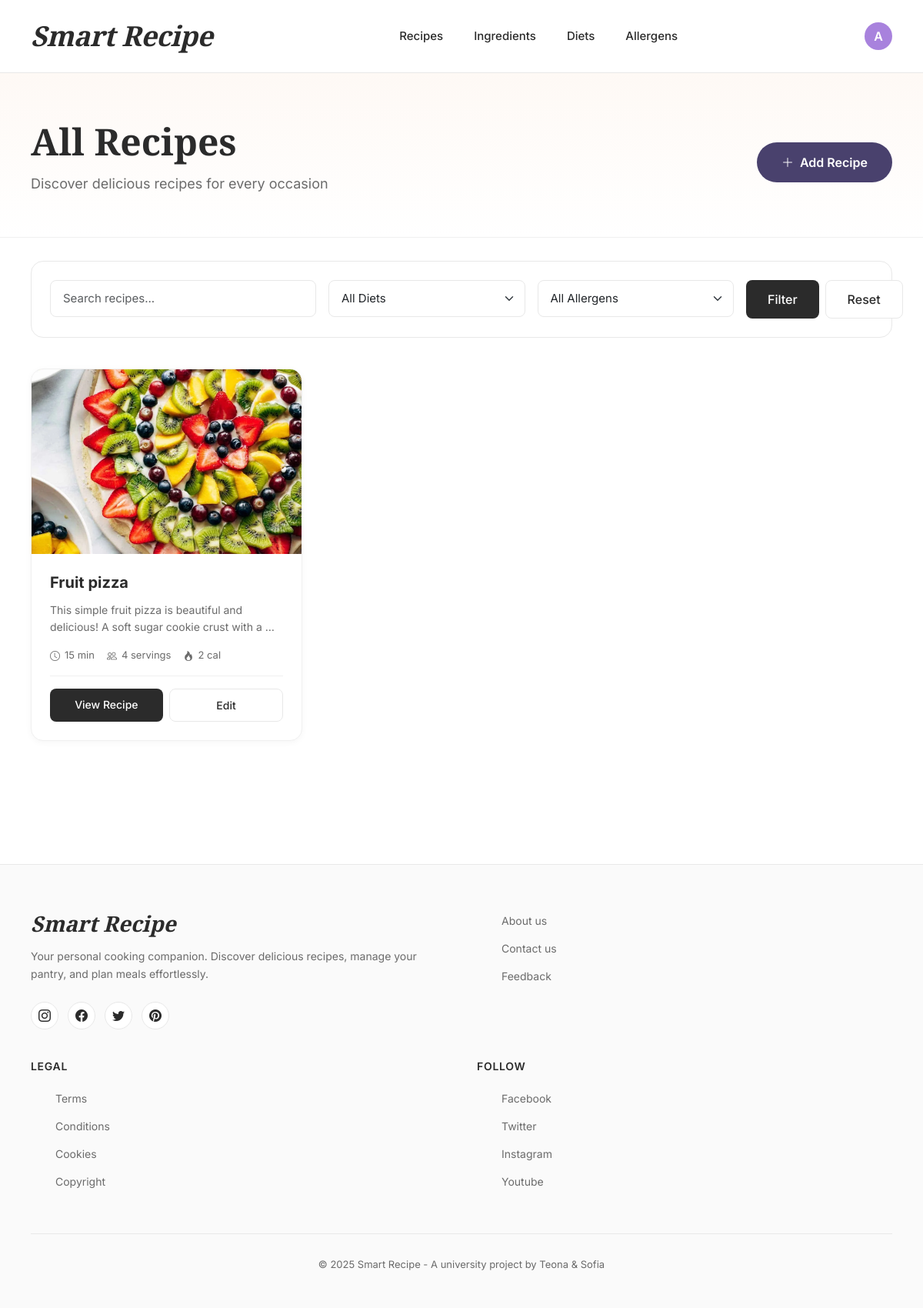
Page /recipes/ (signed in) on the committed database.
### smart_recipe_app/models.py (models this page shows, shortened)
class Recipe(models.Model):
    name = models.CharField(max_length=200)
    description = models.TextField(blank=True)
    no_of_servings = models.PositiveIntegerField(default=1)
    preparation_time = models.PositiveIntegerField(help_text="Minutes")
    image = models.ImageField(upload_to='recipes/', blank=True, null=True)
    ingredients = models.ManyToManyField(Ingredient, through='RecipeIngredientRelation', related_name='recipes')  # ingredient.recipes.all()
    @property
    def total_calories(self):
        return sum(ingredient_per_recipe.calories for ingredient_per_recipe in self.recipe_ingredients.all())
    @property
    def calories_per_serving(self):
        if self.no_of_servings:
            return self.total_calories / self.no_of_servings
        return None

class RecipeIngredientRelation(models.Model):
    recipe = models.ForeignKey(Recipe, on_delete=models.CASCADE, related_name='recipe_ingredients')  # recipe.recipe_ingredients.all()
    ingredient = models.ForeignKey(Ingredient, on_delete=models.CASCADE, related_name='ingredient_recipes')  # ingredients.ingredient_recipes.all()
    quantity = models.FloatField(validators=[MinValueValidator(0.000001)], help_text="Amount in ingredient.base_unit (e.g., 200 g, 2 piece)")    # how many of the base_units (like 4 bananas)
    class Meta:
        unique_together = ('recipe', 'ingredient')
    @property
    def calories(self):
        return self.quantity * self.ingredient.calories_per_one_unit

class Ingredient(models.Model):
    UNIT_CHOICES = [
        ('g', 'grams (g)'),
        ('ml', 'milliliters (ml)'),
        ('pcs', 'pieces'),
        ('tsp', 'teaspoon'),
        ('tbsp', 'tablespoon'),
        ('cup', 'cup'),
    ]
    name = models.CharField(max_length=100, unique=True)
    base_unit = models.CharField(max_length=20, choices=UNIT_CHOICES,
                                 help_text="Mass units like kilograms (kg), grams (g), liters (l) and etc.")
    base_amount = models.FloatField(validators=[MinValueValidator(0.000001)], help_text="Amount of base_unit used for calorie calculation (e.g. 100 g, 100 ml, 1 piece)")
    calories_per_base_amount = models.FloatField(validators=[MinValueValidator(0)], help_text="Calories for the base amount (e.g. kcal per 100 g)")
    allergens = models.ManyToManyField(Allergen, blank=True, related_name='ingredients')  # allergen.ingredients.all()
    diets = models.ManyToManyField(Diet, through='IngredientDietRelation', related_name='ingredients')  # diet.ingredients.all()
    @property
    def calories_per_one_unit(self):
        return self.calories_per_base_amount / self.base_amount

### smart_recipe_app/views.py (the view)
# urls.py: path("recipes/", views.recipe_list, name="recipe_list"),
@login_required
def recipe_list(request):
    qs = Recipe.objects.prefetch_related("recipe_ingredients__ingredient").order_by("name")
    qs = qs.exclude(recipe_ingredients__isnull=True).distinct()
    diet_id = request.GET.get("diet_id")
    allergen_id = request.GET.get("allergen_id")
    q = request.GET.get("q")
    if diet_id:
        qs = Recipe.recipes_for_diet(diet_id).prefetch_related("recipe_ingredients__ingredient").order_by("name")
    if allergen_id:
        qs = qs.exclude(recipe_ingredients__ingredient__allergens__id=allergen_id).distinct()
    if q:
        qs = qs.filter(Q(name__icontains=q) | Q(description__icontains=q)).distinct()
    diets = Diet.objects.all().order_by("name")
    allergens = Allergen.objects.all().order_by("name")
    wishlist, _ = Wishlist.objects.get_or_create(user=request.user)
    wishlist_recipe_ids = set(wishlist.recipes.values_list("id", flat=True))
    today_plan, _ = DailyPlan.objects.get_or_create(
        user=request.user,
        date=date.today(),
        defaults={"wanted_calories": 2000}
    )
    daily_plan_recipe_ids = set(today_plan.recipes.values_list("id", flat=True))
    return render(request, "recipes/recipes.html", {
        "recipes": qs,
        "diets": diets,
        "allergens": allergens,
        "selected_diet_id": diet_id,
        "selected_allergen_id": allergen_id,
        "q": q or "",
        "wishlist_recipe_ids": wishlist_recipe_ids,
        "daily_plan_recipe_ids": daily_plan_recipe_ids,
    })

### smart_recipe_app/templatetags/helpers.py (called while the page is built)
@register.filter
def has_group(user, group_name):
    return user.is_authenticated and user.groups.filter(name=group_name).exists()

### smart_recipe_app/templates/recipes/recipes.html (shortened to what this page needs)
{% extends 'common/base.html' %}
{% load helpers %}
{% load static %}
{% block content %}
    <section class="recipes-hero">
        <div class="hero-container">
            <div class="d-flex justify-content-between align-items-center flex-wrap gap-3">
                <div>
                    <h1 class="page-title">All Recipes</h1>
                    <p class="page-subtitle">Discover delicious recipes for every occasion</p>
                </div>
                {% if user|has_group:"Admin" %}
                    <a href="{% url 'recipe_create' %}" class="btn-add">
                        <i class="bi bi-plus-lg me-2"></i>Add Recipe
                    </a>
                {% endif %}
            </div>
        </div>
    </section>
    <div class="recipes-container">
        <div class="filter-bar">
            <form method="get">
                <div class="row g-3">
                    <div class="col-md-4">
                        <input type="text" name="q" class="form-control" placeholder="Search recipes..."
                               value="{{ q }}">
                    </div>
                    <div class="col-md-3">
                        <select name="diet_id" class="form-select">
                            <option value="">All Diets</option>
                        </select>
                    </div>
                    <div class="col-md-3">
                        <select name="allergen_id" class="form-select">
                            <option value="">All Allergens</option>
                        </select>
                    </div>
                    <div class="col-md-2 d-flex gap-2">
                        <button class="btn-filter flex-fill" type="submit">Filter</button>
                        <a class="btn-reset flex-fill" href="{% url 'recipe_list' %}">Reset</a>
                    </div>
                </div>
            </form>
        </div>
        {% if recipes %}
            <div class="recipes-grid">
                {% for r in recipes %}
                    <div class="recipe-card">
                        <div class="recipe-image-wrap">
                            {% if r.image %}
                                <img src="{{ r.image.url }}" alt="{{ r.name }}" class="recipe-image">
                            {% else %}
                                <div class="recipe-placeholder">
                                    <i class="bi bi-image" style="font-size: 48px;"></i>
                                </div>
                            {% endif %}
                        </div>
                        <div class="recipe-body">
                            <a href="{% url 'recipe_detail' r.id %}" class="recipe-title">{{ r.name }}</a>
                            {% if r.description %}
                                <p class="recipe-desc">{{ r.description|truncatewords:15 }}</p>
                            {% else %}
                                <p class="recipe-desc" style="font-style: italic; opacity: 0.6;">No description
                                    provided</p>
                            {% endif %}
                            <div class="recipe-meta">
                                <div class="meta-item">
                                    <i class="bi bi-clock"></i>
                                    <span>{{ r.preparation_time }} min</span>
                                </div>
                                <div class="meta-item">
                                    <i class="bi bi-people"></i>
                                    <span>{{ r.no_of_servings }} servings</span>
                                </div>
                                <div class="meta-item">
                                    <i class="bi bi-fire"></i>
                                    <span>
                            {% if r.calories_per_serving %}
                                {{ r.calories_per_serving|floatformat:0 }} cal
                            {% else %}
                                -
                            {% endif %}
                        </span>
                                </div>
                            </div>
                            <div class="recipe-footer">
                                <a href="{% url 'recipe_detail' r.id %}" class="btn-view">View Recipe</a>
                                {% if user|has_group:"Admin" %}
                                    <a href="{% url 'recipe_edit' r.id %}" class="btn-edit">Edit</a>
                                {% endif %}
                            </div>
                        </div>
                    </div>
                {% endfor %}
            </div>
        {% endif %}
    </div>
{% endblock %}

### smart_recipe_app/templates/common/base.html (shortened to what this page needs)
{% load static %}
{% load helpers %}
<html lang="en">
<head>
    <link href="https://cdn.jsdelivr.net/npm/bootstrap@5.3.2/dist/css/bootstrap.min.css" rel="stylesheet">
    <link rel="stylesheet" href="https://cdn.jsdelivr.net/npm/bootstrap-icons@1.11.1/font/bootstrap-icons.css">
</head>
<body>
    <header class="clean-header">
        <div class="header-container">
            <a href="{% url 'index' %}" class="logo-text">Smart Recipe</a>
        {% if user.is_authenticated %}
            <nav class="header-nav">
                {% if user|has_group:"Admin" %}
                    <a href="{% url 'recipe_list' %}" class="nav-link">Recipes</a>
                    <a href="{% url 'ingredient_list' %}" class="nav-link">Ingredients</a>
                    <a href="{% url 'diet_list' %}" class="nav-link">Diets</a>
                    <a href="{% url 'allergen_list' %}" class="nav-link">Allergens</a>
                {% endif %}
            </nav>
            <div class="header-actions">
                <div class="dropdown user-menu">
                    <button class="user-btn dropdown-toggle" type="button" data-bs-toggle="dropdown" aria-expanded="false">
                        <div class="user-avatar">
                            {{ user.username|first|upper }}
                        </div>
                    </button>
                </div>
            </div>
            {% else %}
            <div class="header-actions">
                <a href="{% url 'login' %}" class="nav-link">Login</a>
            </div>
            {% endif %}
        </div>
    </header>
    <main>
        {% block content %}{% endblock %}
    </main>
    <footer class="clean-footer">
        <div class="footer-container">
            <div class="footer-content">
                <div class="footer-brand">
                    <h3>Smart Recipe</h3>
                    <p>Your personal cooking companion. Discover delicious recipes, manage your pantry, and plan meals effortlessly.</p>
                    <div class="social-links">
                        <a href="#" class="social-link" aria-label="Instagram">
                            <i class="bi bi-instagram"></i>
                        </a>
                        <a href="#" class="social-link" aria-label="Facebook">
                            <i class="bi bi-facebook"></i>
                        </a>
                        <a href="#" class="social-link" aria-label="Twitter">
                            <i class="bi bi-twitter"></i>
                        </a>
                        <a href="#" class="social-link" aria-label="Pinterest">
                            <i class="bi bi-pinterest"></i>
                        </a>
                    </div>
                </div>
                <div class="footer-section">
                    <ul class="footer-links">
                        <li><a href="#">About us</a></li>
                        <li><a href="#">Contact us</a></li>
                        <li><a href="#">Feedback</a></li>
                    </ul>
                </div>
                <div class="footer-section">
                    <h4>Legal</h4>
                    <ul class="footer-links">
                        <li><a href="#">Terms</a></li>
                        <li><a href="#">Conditions</a></li>
                        <li><a href="#">Cookies</a></li>
                        <li><a href="#">Copyright</a></li>
                    </ul>
                </div>
                <div class="footer-section">
                    <h4>Follow</h4>
                    <ul class="footer-links">
                        <li><a href="#">Facebook</a></li>
                        <li><a href="#">Twitter</a></li>
                        <li><a href="#">Instagram</a></li>
                        <li><a href="#">Youtube</a></li>
                    </ul>
                </div>
            </div>
            <div class="footer-bottom">
                <p>&copy; 2025 Smart Recipe - A university project by Teona & Sofia</p>
            </div>
        </div>
    </footer>
</body>
</html>

### smart_recipe_app/templates/common/base.html (style rules this page uses)
:root { --vintage-grape: #49416D; --bright-lavender: #A882DD; --sweet-salmon: #E08D79; --honeydew: #E0EFDE; --icy-aqua: #B3F2DD; --text-dark: #2b2b2b; --text-muted: #6b6b6b; }
* { margin: 0; padding: 0; box-sizing: border-box; }
body { font-family: 'Inter', -apple-system, BlinkMacSystemFont, sans-serif; color: var(--text-dark); background-color: #ffffff; min-height: 100vh; display: flex; flex-direction: column; }
.clean-header { background: white; border-bottom: 1px solid #e8e8e8; position: sticky; top: 0; z-index: 1000; padding: 20px 0; }
.header-container { max-width: 1400px; margin: 0 auto; padding: 0 40px; display: flex; align-items: center; justify-content: space-between; }
.logo-text { font-family: 'Playfair Display', serif; font-size: 36px; font-weight: 900; font-style: italic; color: var(--text-dark); text-decoration: none; letter-spacing: -0.5px; transition: color 0.3s ease; }
.header-nav { display: flex; align-items: center; gap: 40px; }
.nav-link { color: var(--text-dark); text-decoration: none; font-weight: 500; font-size: 15px; transition: color 0.3s ease; }
.header-actions { display: flex; align-items: center; gap: 25px; }
.user-btn.dropdown-toggle::after { display: none; }
.user-btn { background: transparent; border: none; padding: 0; cursor: pointer; }
.user-avatar { width: 36px; height: 36px; background: var(--bright-lavender); border-radius: 50%; display: flex; align-items: center; justify-content: center; color: white; font-weight: 600; transition: transform 0.3s ease; }
main { flex: 1; }
.clean-footer { background: #fafafa; border-top: 1px solid #e8e8e8; padding: 60px 0 30px; margin-top: 80px; }
.footer-container { max-width: 1400px; margin: 0 auto; padding: 0 40px; }
.footer-content { display: grid; grid-template-columns: 2fr 1fr 1fr 1fr; gap: 60px; margin-bottom: 40px; }
.footer-brand h3 { font-family: 'Playfair Display', serif; font-size: 28px; font-weight: 900; font-style: italic; margin-bottom: 15px; color: var(--text-dark); }
.footer-brand p { color: var(--text-muted); line-height: 1.6; margin-bottom: 25px; font-size: 14px; }
.social-links { display: flex; gap: 12px; }
.social-link { width: 36px; height: 36px; background: white; border: 1px solid #e8e8e8; border-radius: 50%; display: flex; align-items: center; justify-content: center; color: var(--text-dark); text-decoration: none; transition: all 0.3s ease; }
.footer-section h4 { font-weight: 600; margin-bottom: 20px; font-size: 14px; text-transform: uppercase; letter-spacing: 0.05em; color: var(--text-dark); }
.footer-links { list-style: none; }
.footer-links li { margin-bottom: 12px; }
.footer-links a { color: var(--text-muted); text-decoration: none; font-size: 14px; transition: all 0.3s ease; }
.footer-bottom { border-top: 1px solid #e8e8e8; padding-top: 30px; text-align: center; font-size: 13px; color: var(--text-muted); }
@media (max-width: 1200px) { .footer-content { grid-template-columns: 1fr 1fr; gap: 40px; } }

### rows in the picture
Recipe: image (picture), name "Fruit pizza", description "This simple fruit pizza is beautiful and delicious! A soft sugar cookie crust with a …", preparation_time "15", no_of_servings "4", calories_per_serving "2"

### other values in the picture
{{ user.username|first|upper }} "A"
